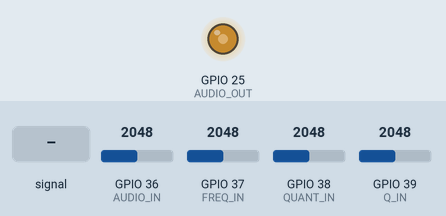
Simulated run of this sketch. Board: ESP32. Parts: output pins drawn as LEDs (lit = HIGH). Inputs (shaded band) come from the test bench; at power-on: GPIO 36 (AUDIO_IN) = 2048, GPIO 37 (FREQ_IN) = 2048, GPIO 38 (QUANT_IN) = 2048, GPIO 39 (Q_IN) = 2048. What the sketch prints to the serial monitor is not drawn.

Above: at 1.2 s.
1.3 s: GPIO 36 (AUDIO_IN) fed a 200 Hz sine of ±327 counts around its level
4.3 s: GPIO 36 (AUDIO_IN) set to 3972
6.1 s: GPIO 36 (AUDIO_IN) set to 122
Timing chart, 0 to 9.1 s (numbered marks = the images above; inputs shaded):
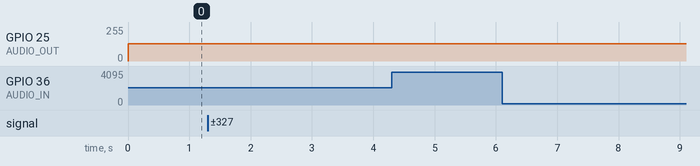

The sketch:

optimized2.ino
```cpp
// Define the analog input pins
#define AUDIO_IN A0 // Audio input pin
#define FREQ_IN A1 // Frequency input pin
#define QUANT_IN A2 // Frequency quantization input pin
#define Q_IN A3 // Q factor input pin

// Define the DAC output pin
#define AUDIO_OUT 25 // Audio output pin

// Define the sampling frequency
#define FS 44100 // Sampling frequency in Hz

// Define the semitone ratio
#define SEMITONE 1.0594630943592953 // 12th root of 2

// Helper for float mapping
float fmap(float x, float in_min, float in_max, float out_min, float out_max) {
  return (x - in_min) * (out_max - out_min) / (in_max - in_min) + out_min;
}

// Define the filter coefficients
// These are calculated using the bilinear transform method
// for a second-order bandpass filter with a center frequency of 1 kHz
// and a bandwidth of one semitone at FS = 44100 Hz
// You can use this tool to calculate different coefficients: [1](https://www.norwegiancreations.com/2016/03/arduino-tutorial-simple-high-pass-band-pass-and-band-stop-filtering/)
#define B_COEFF0 0.001227 // Feedforward coefficient 0
#define B_COEFF1 0 // Feedforward coefficient 1
#define B_COEFF2 -0.001227 // Feedforward coefficient 2
#define A_COEFF1 -1.995546 // Feedback coefficient 1
#define A_COEFF2 0.995546 // Feedback coefficient 2

// Declare the filter variables
float filter_x0, filter_x1, filter_x2; // Input samples
float filter_y0, filter_y1, filter_y2; // Output samples
float fc; // Center frequency
float bw; // Bandwidth
float q; // Q factor
float k; // Frequency warping constant
float b0, b1, b2; // Feedforward coefficients
float a1, a2; // Feedback coefficients

void setup() {
  // Initialize the serial monitor
  Serial.begin(115200);

  // Initialize the DAC output
  dacWrite(AUDIO_OUT, 0);

  // Initialize the filter variables
  filter_x0 = filter_x1 = filter_x2 = 0;
  filter_y0 = filter_y1 = filter_y2 = 0;
  fc = -1.0f;
  q = -1.0f;
}

void loop() {
  // Read the analog inputs
  int audio_in = analogRead(AUDIO_IN); // Read the audio input
  int freq_in = analogRead(FREQ_IN); // Read the frequency input
  int quant_in = analogRead(QUANT_IN); // Read the quantization input
  int q_in = analogRead(Q_IN); // Read the Q factor input

  // Map the analog inputs to the desired ranges
  float audio = (audio_in - 2048) / 2048.0f; // Map the audio input to [-1, 1]
  float freq = fmap(freq_in, 0, 4095, 20, 20000); // Map the frequency input to [20, 20000] Hz
  float quant = fmap(quant_in, 0, 4095, 0, 1); // Map the quantization input to [0, 1]
  float q_factor = fmap(q_in, 0, 4095, 0.5, 20); // Map the Q factor input to [0.5, 20]

  // Quantize the frequency input if needed
  if (quant > 0.5) {
    // Quantize the frequency to the nearest semitone (base A4 = 440Hz)
    freq = pow(SEMITONE, round(log(freq / 440.0f) / log(SEMITONE))) * 440.0f;
  }

  // Update the filter parameters if the frequency or Q factor has changed
  if (std::abs(freq - fc) > 0.1 || std::abs(q_factor - q) > 0.01) {
    // Update the center frequency and Q factor
    fc = freq;
    q = q_factor;

    // Standard Bandpass Filter coefficients (Constant Peak Gain)
    // Reference: https://cycling74.com/forums/rbj-audio-eq-cookbook
    float omega = 2.0 * PI * fc / FS;
    // For bandpass, alpha can be defined by Q or bandwidth.
    // Let's use the standard Q-based alpha.
    float alpha = sin(omega) / (2.0 * q);
    float cosw = cos(omega);
    float norm = 1.0 / (1.0 + alpha);
    b0 = alpha * norm;
    b1 = 0;
    b2 = -alpha * norm;
    a1 = -2.0f * cosw * norm;
    a2 = (1.0f - alpha) * norm;
  }

  // Apply the filter to the input sample
  filter_x0 = audio; // Store the current input sample
  filter_y0 = b0 * filter_x0 + b1 * filter_x1 + b2 * filter_x2 - a1 * filter_y1 - a2 * filter_y2; // Calculate the current output sample

  // Update the filter states
  filter_x2 = filter_x1; // Shift the input samples
  filter_x1 = filter_x0;
  filter_y2 = filter_y1; // Shift the output samples
  filter_y1 = filter_y0;

  // Map the output sample to the DAC range
  int audio_out = (int)constrain(filter_y0 * 127.0f + 128.0f, 0, 255);

  // Write the output sample to the DAC
  dacWrite(AUDIO_OUT, audio_out);

  // Print the input and output samples to the serial monitor
  Serial.print(audio);
  Serial.print(",");
  Serial.println(filter_y0);
}
```

Measured:
- after the input at 4.3 s, GPIO 25 (AUDIO_OUT): stays 128/255 (without the input it goes to 122/255 after 1.2 s)
